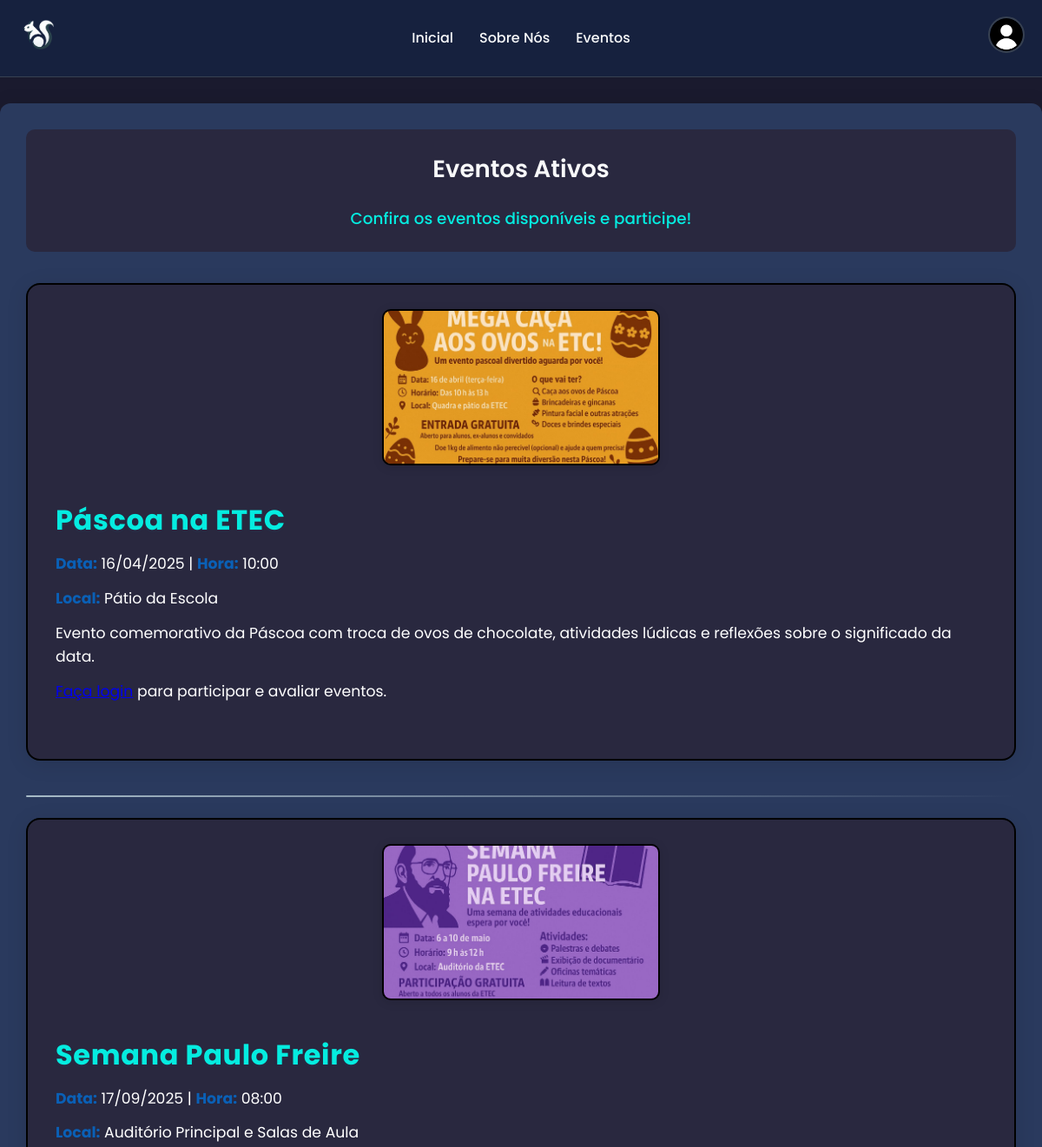
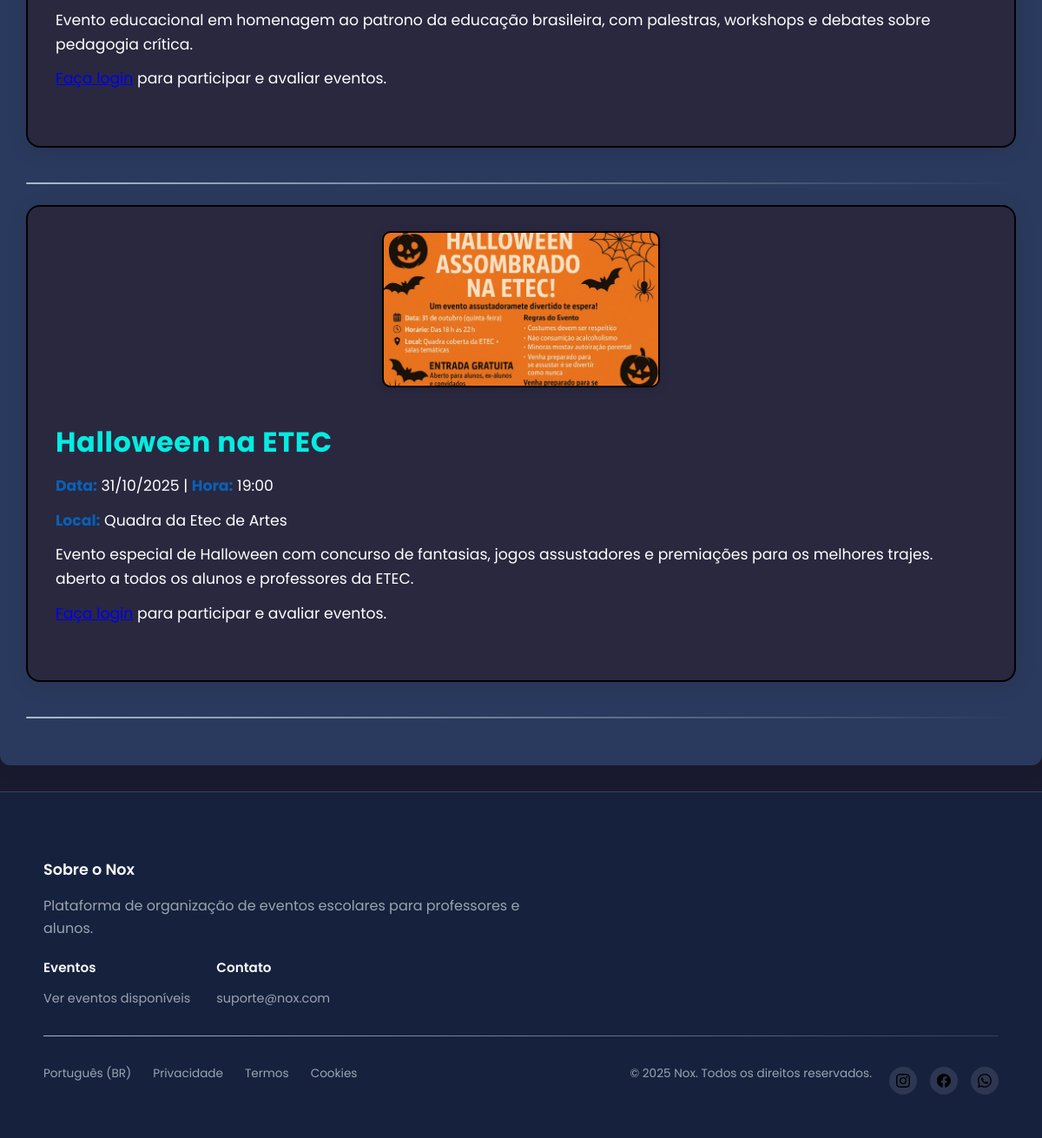
The app's page /Site_Nox/eventos.php with its own data (2 pictures, top to bottom).
### tables this page shows
CREATE TABLE `eventos` (
  `id` int NOT NULL,
  `nome` varchar(255) NOT NULL,
  `descricao` text NOT NULL,
  `data_inicio` datetime NOT NULL,
  `data_fim` datetime NOT NULL,
  `local` varchar(255) DEFAULT NULL,
  `imagem` varchar(255) DEFAULT NULL,
  `criador_id` int NOT NULL,
  `data_criacao` timestamp NOT NULL DEFAULT CURRENT_TIMESTAMP,
  `status` varchar(10) NOT NULL,
  `id_etec` int DEFAULT NULL,
  `titulo` varchar(255) DEFAULT NULL,
  `data` date DEFAULT NULL,
  `hora` time DEFAULT NULL,
  `ativo` tinyint(1) DEFAULT NULL
);

### Site_Nox/eventos.php (the view, shortened to what this page needs)
<?php
require_once __DIR__ . '/php/conexao.php';
$stmt = $conexao->prepare("SELECT * FROM eventos WHERE status = 'ativo' ORDER BY data_inicio ASC");
if (!$stmt->execute()) {
    die("Erro ao buscar eventos: " . $conexao->error);
}
$eventos = $stmt->get_result();
$tipoUsuario = null;
$idUsuario = null;
?>
<!DOCTYPE html>
<html lang="pt-BR">
<head>
    <link rel="stylesheet" href="css/styles.css">
    <link rel="stylesheet" href="css/eventos.css">
</head>
<body>
    <header class="header">
        <div class="header-container">
            <div class="logo-container">
                <a href="index.php" aria-label="Página inicial">
                    <img src="imagem_logotipo/logo.png" alt="Logotipo Nox" class="logo">
                </a>
            </div>
            <div class="nav-container">
                <ul class="nav-links">
                    <li><a href="index.php">Inicial</a></li>
                    <li><a href="historia.php">Sobre Nós</a></li>
                    <li><a href="eventos.php">Eventos</a></li>
                </ul>
            </div>
            <div class="user-info">
                <div class="user-dropdown">
                    <img src="<?= isset($_SESSION['imagem']) ? $_SESSION['imagem'] : 'imagem_logotipo/usuario_padrao.png' ?>"
                         alt="Foto do usuário" class="user-avatar">
                </div>
            </div>
        </div>
    </header>
    <main>
        <section class="intro">
            <h1>Eventos Ativos</h1>
            <p>Confira os eventos disponíveis e participe!</p>
        </section>
        <?php if ($eventos->num_rows > 0): ?>
            <?php while ($evento = $eventos->fetch_assoc()): ?>
                <?php
                $idEvento = $evento['id'];
                $dataEvento = !empty($evento['data']) ? date('d/m/Y', strtotime($evento['data'])) : date('d/m/Y', strtotime($evento['data_inicio']));
                $horaEvento = !empty($evento['hora']) ? substr($evento['hora'], 0, 5) : date('H:i', strtotime($evento['data_inicio']));
                $inscrito = false;
                $inscricaoId = null;
                ?>
                <section class="evento" id="evento-<?= $idEvento ?>">
                    <?php if (!empty($evento['imagem'])): ?>
                        <div class="evento-imagem">
                            <img src="<?= htmlspecialchars($evento['imagem']) ?>"
                                 alt="Imagem do evento <?= htmlspecialchars($evento['titulo'] ?? $evento['nome']) ?>"
                                 loading="lazy">
                        </div>
                    <?php endif; ?>
                    <h2><?= htmlspecialchars($evento['titulo'] ?? $evento['nome']) ?></h2>
                    <p><strong>Data:</strong> <?= $dataEvento ?> | <strong>Hora:</strong> <?= $horaEvento ?></p>
                    <?php if (!empty($evento['local'])): ?>
                        <p><strong>Local:</strong> <?= htmlspecialchars($evento['local']) ?></p>
                    <?php endif; ?>
                    <p><?= nl2br(htmlspecialchars($evento['descricao'])) ?></p>
                    <?php if (isset($_SESSION['usuario'])): ?>
                        <?php if ($tipoUsuario === 'aluno'): ?>
                            <div class="acoes-evento">
                                <?php if ($inscrito): ?>
                                    <button class="btn-desinscrever" data-inscricao="<?= $inscricaoId ?>">Desinscrever-se</button>
                                <?php else: ?>
                                    <form action="php/inscrever_evento.php" method="POST" class="form-inscricao" data-evento="<?= $idEvento ?>">
                                        <input type="hidden" name="id_evento" value="<?= $idEvento ?>">
                                        <button type="submit" class="btn-inscrever">Inscrever-se</button>
                                    </form>
                                <?php endif; ?>
                            </div>
                            <div id="mensagem-<?= $idEvento ?>" class="mensagem-feedback"></div>
                            <?php
                            $stmt = $conexao->prepare("SELECT id, nota, comentario FROM avaliacoes WHERE usuario_id = ? AND evento_id = ?");
                            $stmt->bind_param("ii", $idUsuario, $idEvento);
                            $stmt->execute();
                            $minhaAvaliacao = $stmt->get_result();
                            if ($minhaAvaliacao->num_rows === 0 && $inscrito): ?>
                                <form action="php/avaliar_evento.php" method="POST" class="form-avaliacao" data-evento="<?= $idEvento ?>">
                                    <input type="hidden" name="id_evento" value="<?= $idEvento ?>">
                                    <div class="form-group">
                                        <label>Avalie (1 a 5):</label>
                                        <input type="number" name="nota" min="1" max="5" required>
                                    </div>
                                    <div class="form-group">
                                        <label>Comentário (opcional):</label>
                                        <textarea name="comentario" placeholder="Deixe seu feedback sobre o evento"></textarea>
                                    </div>
                                    <button type="submit" class="btn-avaliar">Enviar Avaliação</button>
                                </form>
                            <?php else:
                                if ($minhaAvaliacao->num_rows > 0) {
                                    $av = $minhaAvaliacao->fetch_assoc();
                                    echo "<div class='minha-avaliacao'>";
                                    echo "<p><strong>Sua nota:</strong> <span class='nota'>{$av['nota']}/5</span>";
                                    if (!empty($av['comentario'])) {
                                        echo "<p><strong>Seu comentário:</strong> " . nl2br(htmlspecialchars($av['comentario'])) . "</p>";
                                        echo "<a href='#' class='remover-avaliacao' data-avaliacao='{$av['id']}'>Remover avaliação</a>";
                                    }
                                    echo "</div>";
                                }
                                $stmt = $conexao->prepare("SELECT AVG(nota) AS media, COUNT(*) AS total FROM avaliacoes WHERE evento_id = ?");
                                $stmt->bind_param("i", $idEvento);
                                $stmt->execute();
                                $result = $stmt->get_result()->fetch_assoc();
                                if ($result['total'] > 0) {
                                    echo "<p class='media-avaliacao'><strong>Avaliação média:</strong> <span class='nota-media'>" . round($result['media'], 1) . "</span>/5 (baseado em {$result['total']} avaliações)</p>";
                                }
                            endif;
                            ?>
                            <?php
                            $limit = 3;
                            $stmt = $conexao->prepare("SELECT a.id, a.nota, a.comentario, a.data_avaliacao, u.nome
                                                      FROM avaliacoes a JOIN usuarios u ON a.usuario_id = u.id
                                                      WHERE a.evento_id = ? AND a.usuario_id != ?
                                                      ORDER BY a.data_avaliacao DESC LIMIT ?");
                            $stmt->bind_param("iii", $idEvento, $idUsuario, $limit);
                            $stmt->execute();
                            $comentarios = $stmt->get_result();
                            if ($comentarios->num_rows > 0): ?>
                                <div class="avaliacoes-container">
                                    <h3>Avaliações dos Participantes</h3>
                                    <div id="comentarios-<?= $idEvento ?>">
                                        <?php while ($comentario = $comentarios->fetch_assoc()): ?>
                                            <div class="avaliacao-item" data-avaliacao="<?= $comentario['id'] ?>">
                                                <div class="avaliacao-header">
                                                    <div class="avaliacao-info">
                                                        <p class="avaliador-nome"><?= htmlspecialchars($comentario['nome']) ?></p>
                                                        <p class="avaliacao-data"><?= date('d/m/Y H:i', strtotime($comentario['data_avaliacao'])) ?></p>
                                                        <p class="avaliacao-nota"><?= $comentario['nota'] ?>/5</p>
                                                    </div>
                                                </div>
                                                <?php if (!empty($comentario['comentario'])): ?>
                                                    <div class="avaliacao-comentario">
                                                        <?= nl2br(htmlspecialchars($comentario['comentario'])) ?>
                                                    </div>
                                                <?php endif; ?>
                                                <?php if ($tipoUsuario === 'professor'): ?>
                                                    <a href="#" class="remover-avaliacao" data-avaliacao="<?= $comentario['id'] ?>">Remover</a>
                                                <?php endif; ?>
                                            </div>
                                        <?php endwhile; ?>
                                    </div>
                                    <?php
                                    $stmt = $conexao->prepare("SELECT COUNT(*) AS total FROM avaliacoes WHERE evento_id = ? AND usuario_id != ?");
                                    $stmt->bind_param("ii", $idEvento, $idUsuario);
                                    $stmt->execute();
                                    $totalComentarios = $stmt->get_result()->fetch_assoc()['total'];
                                    if ($totalComentarios > $limit): ?>
                                        <div class="ver-mais-comentarios">
                                            <button class="btn-ver-mais" data-evento="<?= $idEvento ?>" data-limit="<?= $limit ?>">
                                                Ver mais <?= $totalComentarios - $limit ?> avaliações
                                            </button>
                                        </div>
                                    <?php endif; ?>
                                </div>
                            <?php endif; ?>
                        <?php endif; ?>
                    <?php else: ?>
                        <p class="login-prompt"><a href="login.php" class="login-link">Faça login</a> para participar e avaliar eventos.</p>
                    <?php endif; ?>
                </section>
                <hr class="evento-divider">
            <?php endwhile; ?>
        <?php else: ?>
            <p class='sem-eventos'>Nenhum evento ativo no momento. Volte mais tarde!</p>
        <?php endif; ?>
    </main>
    <footer>
        <div class="footer-container" style="max-width: 1200px; margin: 0 auto; padding: 30px 20px 20px; background-color: var(--darker-bg); text-align: left;">
            <div style="margin-bottom: 30px;">
                <h3 style="color: var(--text-light); margin-bottom: 15px; font-size: 1.1rem;">Sobre o Nox</h3>
                <p style="color: var(--text-muted); margin-bottom: 20px; max-width: 600px;">
                    Plataforma de organização de eventos escolares para professores e alunos.
                </p>
                <div style="display: flex; flex-wrap: wrap; gap: 30px;">
                    <div>
                        <h4 style="color: var(--text-light); font-size: 0.95rem; margin-bottom: 10px;">Eventos</h4>
                        <a href="eventos.php" style="color: var(--text-muted); font-size: 0.9rem; text-decoration: none;">Ver eventos disponíveis</a>
                    </div>
                    <div>
                        <h4 style="color: var(--text-light); font-size: 0.95rem; margin-bottom: 10px;">Contato</h4>
                        <a href="mailto:suporte@nox.com" style="color: var(--text-muted); font-size: 0.9rem; text-decoration: none;">suporte@nox.com</a>
                    </div>
                </div>
            </div>
            <hr style="border: none; height: 1px; background-color: var(--border-color); margin: 20px 0;">
            <div style="display: flex; flex-wrap: wrap; justify-content: space-between; align-items: center; gap: 20px;">
                <div style="display: flex; flex-wrap: wrap; gap: 15px 25px; margin-right: auto;">
                    <a href="#" style="color: var(--text-muted); text-decoration: none; font-size: 0.85rem;">Português (BR)</a>
                    <a href="#" style="color: var(--text-muted); text-decoration: none; font-size: 0.85rem;">Privacidade</a>
                    <a href="#" style="color: var(--text-muted); text-decoration: none; font-size: 0.85rem;">Termos</a>
                    <a href="#" style="color: var(--text-muted); text-decoration: none; font-size: 0.85rem;">Cookies</a>
                </div>
                <div style="display: flex; align-items: center; gap: 20px; margin-left: auto;">
                    <span style="color: var(--text-muted); font-size: 0.85rem;">
                        © 2025 Nox. Todos os direitos reservados.
                    </span>
                    <div class="social-icons" style="display: flex; gap: 15px;">
                        <a href="#" style="display: inline-flex; width: 32px; height: 32px; border-radius: 50%; background-color: rgba(255,255,255,0.1); align-items: center; justify-content: center; transition: all 0.3s ease;">
                            <img src="imagens_rede/instagram.svg" alt="Instagram" style="height: 16px; filter: brightness(0.8); transition: all 0.3s ease;">
                        </a>
                        <a href="#" style="display: inline-flex; width: 32px; height: 32px; border-radius: 50%; background-color: rgba(255,255,255,0.1); align-items: center; justify-content: center; transition: all 0.3s ease;">
                            <img src="imagens_rede/facebook.svg" alt="Facebook" style="height: 16px; filter: brightness(0.8); transition: all 0.3s ease;">
                        </a>
                        <a href="#" style="display: inline-flex; width: 32px; height: 32px; border-radius: 50%; background-color: rgba(255,255,255,0.1); align-items: center; justify-content: center; transition: all 0.3s ease;">
                            <img src="imagens_rede/whatsapp.svg" alt="WhatsApp" style="height: 16px; filter: brightness(0.8); transition: all 0.3s ease;">
                        </a>
                    </div>
                </div>
            </div>
        </div>
    </footer>
</body>
</html>

### records on screen
eventos: imagem (picture), titulo "Páscoa na ETEC", data "16/04/2025", hora "10:00", local "Pátio da Escola", descricao "Evento comemorativo da Páscoa com troca de ovos de chocolate, atividades lúdicas e reflexões sobre o significado da data."
eventos: imagem (picture), titulo "Semana Paulo Freire", data "17/09/2025", hora "08:00", local "Auditório Principal e Salas de Aula", descricao "Evento educacional em homenagem ao patrono da educação brasileira, com palestras, workshops e debates sobre pedagogia crítica."
eventos: imagem (picture), titulo "Halloween na ETEC", data "31/10/2025", hora "19:00", local "Quadra da Etec de Artes", descricao "Evento especial de Halloween com concurso de fantasias, jogos assustadores e premiações para os melhores trajes. aberto a todos os alunos e professores da ETEC."
